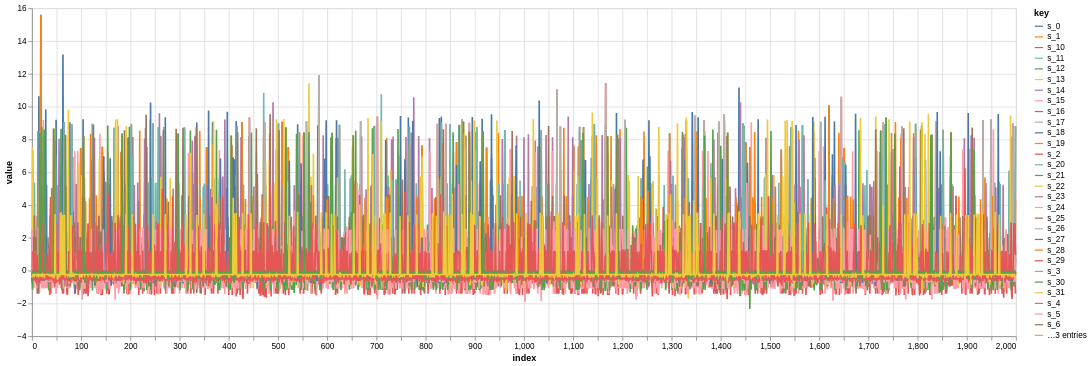

This figure's notebook cell:
### Code cell
n_samples_to_plot = 2000
trapallada.plot.signals_array(signals.squeeze()[:, :n_samples_to_plot])

### Figure 1 — Vega-Lite specification as saved in the notebook (floating-point values rounded to 4 significant figures; data arrays with more than 128 entries replaced by an {"elided": "..."} marker saying what was removed)
{"config": {"view": {"continuousWidth": 300, "continuousHeight": 300}}, "data": {"name": "data-0eed216ffdfd8d9032f9b791a6a0391a"}, "mark": {"type": "line"}, "encoding": {"color": {"field": "key", "type": "nominal"}, "x": {"field": "index", "type": "quantitative"}, "y": {"field": "value", "type": "quantitative"}}, "height": 400, "transform": [{"fold": ["s_0", "s_1", "s_2", "s_3", "s_4", "s_5", "s_6", "s_7", "s_8", "s_9", "s_10", "s_11", "s_12", "s_13", "s_14", "s_15", "s_16", "s_17", "s_18", "s_19", "s_20", "s_21", "s_22", "s_23", "s_24", "s_25", "s_26", "s_27", "s_28", "s_29", "s_30", "s_31"]}], "width": 1200, "$schema": "https://vega.github.io/schema/vega-lite/v5.8.0.json", "datasets": {"data-0eed216ffdfd8d9032f9b791a6a0391a": {"elided": "2000 records"}}}
